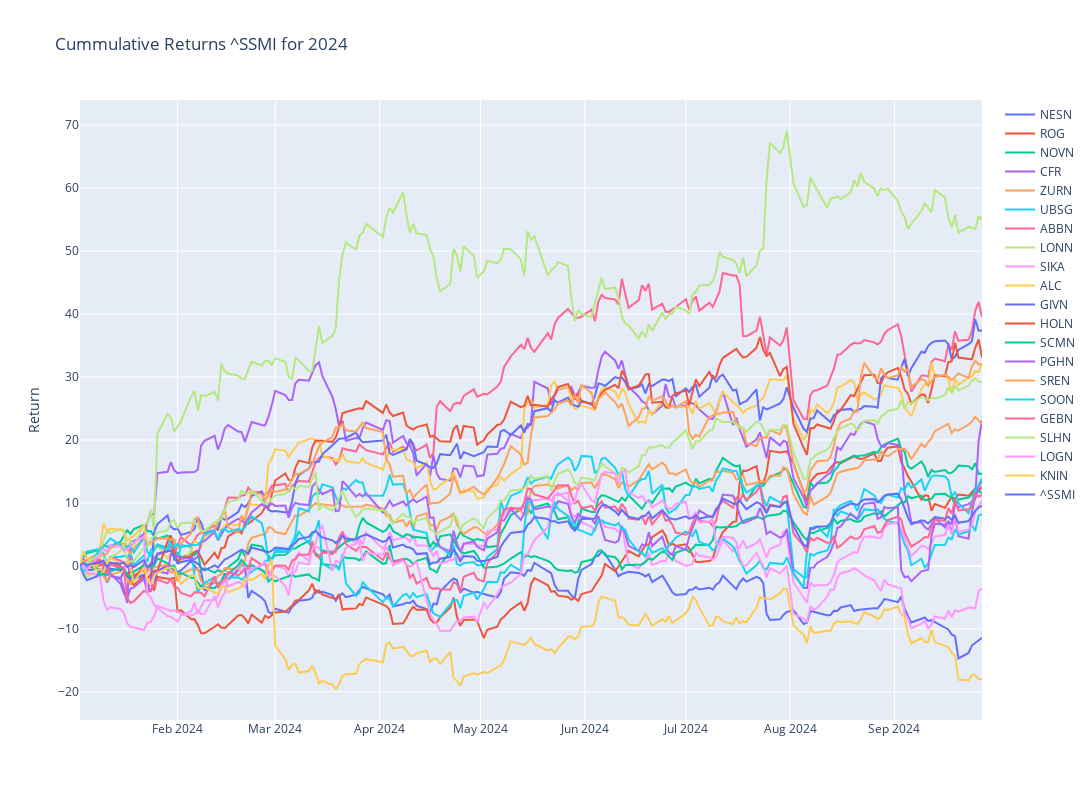

Notebook code for this chart:
### Code cell
# Plotly
fig = make_subplots()

# Graph (1,1)
# Loop all stock files and get cummulative return for year
for stock in tqdm(index_list):
    f = os.path.join("../input", stock)
    df = pd.read_csv(f+".csv",index_col="Date",parse_dates=True)
    df['Cummulative_Return'] = cumulative_return(df["Adj Close"].loc[year])
    fig.add_trace(go.Scatter(x=df['Cummulative_Return'].loc[year].index,y=df['Cummulative_Return'].loc[year],mode="lines",name=stock.split('.')[0]),row=1,col=1)

# Update xaxis properties
fig.update_yaxes(title_text="Return", row=1, col=1)

fig.update_layout(height=800, width=1300,showlegend=True,title=f"Cummulative Returns {ticker} for {year}")

fig.show()

### Figure 1 — Plotly figure (JSON) as saved in the notebook; plotly's stock layout.template omitted (floating-point values rounded to 4 significant figures; data arrays with more than 128 entries replaced by an {"elided": "..."} marker saying what was removed)
{"data": [{"mode": "lines", "name": "NESN", "type": "scatter", "x": {"elided": "187 str values"}, "xaxis": "x", "y": {"elided": "187 float values"}, "yaxis": "y"}, {"mode": "lines", "name": "ROG", "type": "scatter", "x": {"elided": "187 str values"}, "xaxis": "x", "y": {"elided": "187 float values"}, "yaxis": "y"}, {"mode": "lines", "name": "NOVN", "type": "scatter", "x": {"elided": "187 str values"}, "xaxis": "x", "y": {"elided": "187 float values"}, "yaxis": "y"}, {"mode": "lines", "name": "CFR", "type": "scatter", "x": {"elided": "187 str values"}, "xaxis": "x", "y": {"elided": "187 float values"}, "yaxis": "y"}, {"mode": "lines", "name": "ZURN", "type": "scatter", "x": {"elided": "187 str values"}, "xaxis": "x", "y": {"elided": "187 float values"}, "yaxis": "y"}, {"mode": "lines", "name": "UBSG", "type": "scatter", "x": {"elided": "187 str values"}, "xaxis": "x", "y": {"elided": "187 float values"}, "yaxis": "y"}, {"mode": "lines", "name": "ABBN", "type": "scatter", "x": {"elided": "187 str values"}, "xaxis": "x", "y": {"elided": "187 float values"}, "yaxis": "y"}, {"mode": "lines", "name": "LONN", "type": "scatter", "x": {"elided": "187 str values"}, "xaxis": "x", "y": {"elided": "187 float values"}, "yaxis": "y"}, {"mode": "lines", "name": "SIKA", "type": "scatter", "x": {"elided": "187 str values"}, "xaxis": "x", "y": {"elided": "187 float values"}, "yaxis": "y"}, {"mode": "lines", "name": "ALC", "type": "scatter", "x": {"elided": "187 str values"}, "xaxis": "x", "y": {"elided": "187 float values"}, "yaxis": "y"}, {"mode": "lines", "name": "GIVN", "type": "scatter", "x": {"elided": "187 str values"}, "xaxis": "x", "y": {"elided": "187 float values"}, "yaxis": "y"}, {"mode": "lines", "name": "HOLN", "type": "scatter", "x": {"elided": "187 str values"}, "xaxis": "x", "y": {"elided": "187 float values"}, "yaxis": "y"}, {"mode": "lines", "name": "SCMN", "type": "scatter", "x": {"elided": "187 str values"}, "xaxis": "x", "y": {"elided": "187 float values"}, "yaxis": "y"}, {"mode": "lines", "name": "PGHN", "type": "scatter", "x": {"elided": "187 str values"}, "xaxis": "x", "y": {"elided": "187 float values"}, "yaxis": "y"}, {"mode": "lines", "name": "SREN", "type": "scatter", "x": {"elided": "187 str values"}, "xaxis": "x", "y": {"elided": "187 float values"}, "yaxis": "y"}, {"mode": "lines", "name": "SOON", "type": "scatter", "x": {"elided": "187 str values"}, "xaxis": "x", "y": {"elided": "187 float values"}, "yaxis": "y"}, {"mode": "lines", "name": "GEBN", "type": "scatter", "x": {"elided": "187 str values"}, "xaxis": "x", "y": {"elided": "187 float values"}, "yaxis": "y"}, {"mode": "lines", "name": "SLHN", "type": "scatter", "x": {"elided": "187 str values"}, "xaxis": "x", "y": {"elided": "187 float values"}, "yaxis": "y"}, {"mode": "lines", "name": "LOGN", "type": "scatter", "x": {"elided": "187 str values"}, "xaxis": "x", "y": {"elided": "187 float values"}, "yaxis": "y"}, {"mode": "lines", "name": "KNIN", "type": "scatter", "x": {"elided": "187 str values"}, "xaxis": "x", "y": {"elided": "187 float values"}, "yaxis": "y"}, {"mode": "lines", "name": "^SSMI", "type": "scatter", "x": {"elided": "186 str values"}, "xaxis": "x", "y": {"elided": "186 float values"}, "yaxis": "y"}], "layout": {"height": 800, "showlegend": true, "title": {"text": "Cummulative Returns ^SSMI for 2024"}, "width": 1300, "xaxis": {"anchor": "y", "domain": [0, 1]}, "yaxis": {"anchor": "x", "domain": [0, 1], "title": {"text": "Return"}}}}
